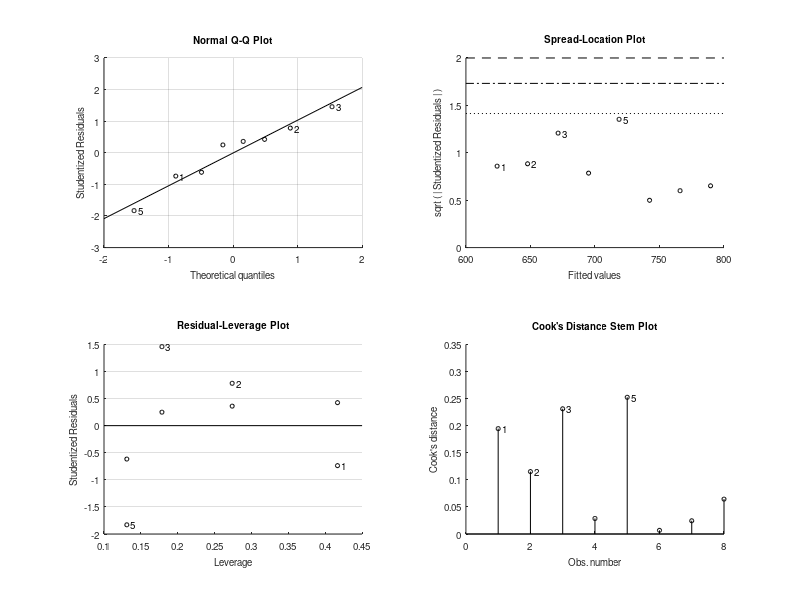

This figure's MATLAB source: (Note: this script raises an error after producing the figure.)
clear;
clc;

%% Inital data
% Demand for a given product abut the last 8 months
months = (1 : 8)';
demand = [580, 700, 775, 650, 585, 760, 790, 815]';

%% Linear Regression
% Fit linear regression model
mdl = fitlm(months, demand, 'linear');

test_demand = predict(mdl, months);
figure
plot(months,demand,'o',months,test_demand,'x')
legend('Data','Linear Regression')


%mean squared error
mse_LR=immse(test_demand,demand);


%Prediction for the next months
next_months = (9 : 16)';
LR_prediction = predict(mdl, next_months);


%% Exponential Smoothing
alpha = 0.15;
SE_prediction = zeros(1,9);

%The prediction for the first demand is equal to the demand itself
SE_prediction(1) = demand(1);

% Predictions computation
for i = 2 : 9
    SE_prediction(i) = alpha * demand(i-1) + (1-alpha) * SE_prediction(i-1);
end

%mean squared error
mse_SE=immse(SE_prediction(1:8)',demand);

figure
plot(months,demand,'o',months,SE_prediction(1:8),'x')
legend('Data','Exponential smoothing')

